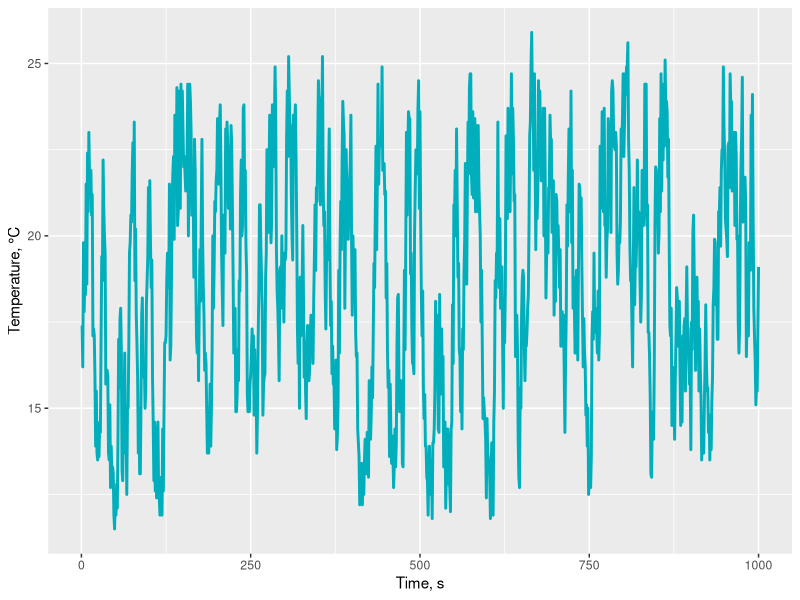
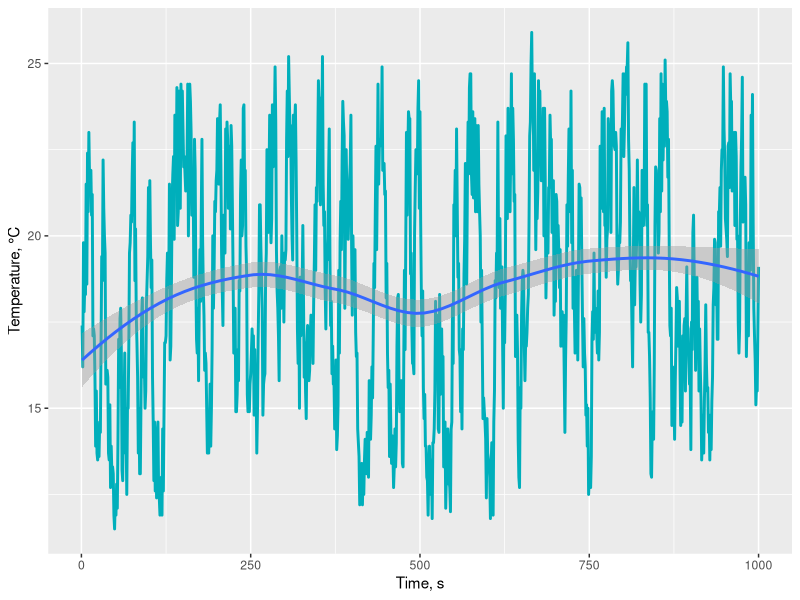

Source code (R) for these figures, in order:
## ---- chunk 1
install.packages("ggplot2")
## ---- chunk 2
library(ggplot2)
setwd("C:/Book/Chapter2/Examples")
data <-read.csv(file="Ex2.3.csv",head=TRUE,sep=",")
# Basic line plot
p<- ggplot(data = data, aes(x = data$Time..s, y = data$Temperature..C))+
  geom_line(color = "#00AFBB", size = 1)+xlab("Time, s")+ ylab("Temperature, °C")
p
## ---- chunk 3
library(ggplot2)
setwd("C:/Book/Chapter2/Examples")
data <-read.csv(file="Ex2.3.csv",head=TRUE,sep=",")
# Basic line plot
p<- ggplot(data = data, aes(x = data$Time..s, y = data$Temperature..C))+
  geom_line(color = "#00AFBB", size = 1)+geom_smooth(method="loess")+xlab("Time, s")+ ylab("Temperature, °C")
p
